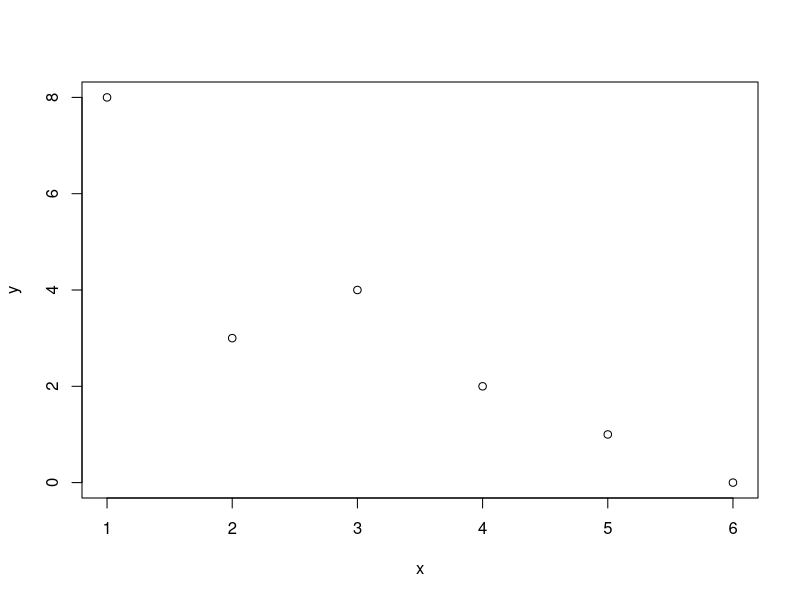
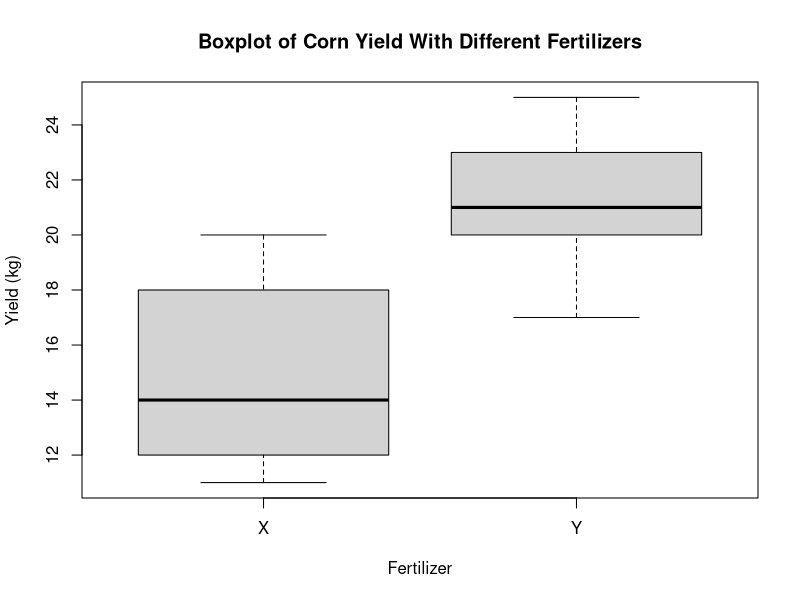
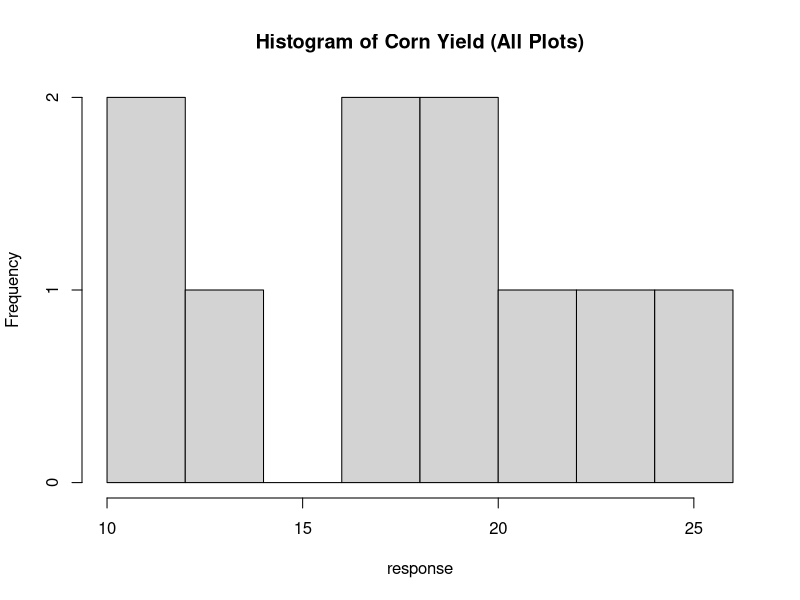
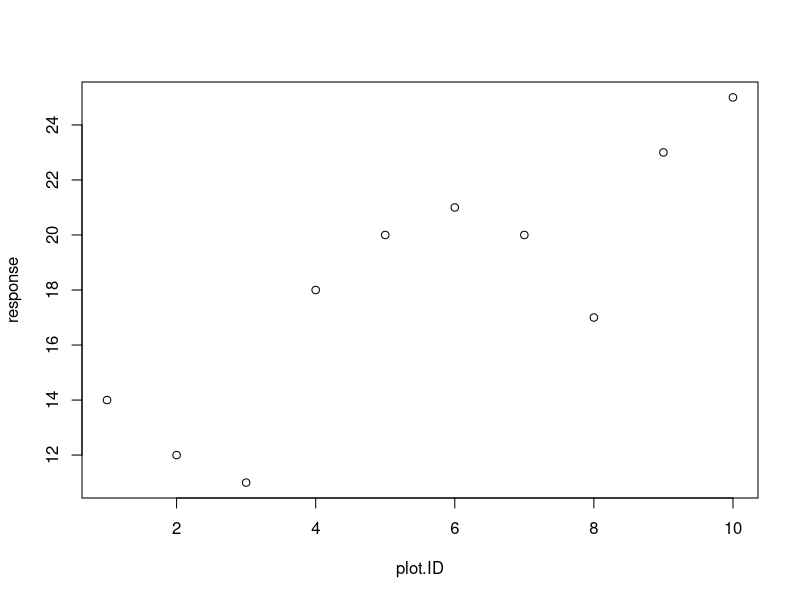

Write the R code that produced these figures, in order.
## ---- chunk 1
x=c(1,2,3,4,5,6)
y=c(8,3,4,2,1,0)
plot(x,y)
## ---- chunk 2
plot.ID=1:10
treatment=c(rep("X",5), rep("Y",5))
response=c(14,12,11,18,20,21,20,17,23,25)
corn.yield=data.frame(plot.ID,treatment,response)
corn.yield
## ---- chunk 3
summary(corn.yield)
## ---- chunk 4
mean(response)
var(response)
mean(response[treatment=='X'])
## ---- chunk 5
boxplot(response~treatment,data=corn.yield,
                    main="Boxplot of Corn Yield With Different Fertilizers",
                    xlab="Fertilizer",
                    ylab="Yield (kg)")
## ---- chunk 6
hist(response,main="Histogram of Corn Yield (All Plots)")
## ---- chunk 7
plot(x=plot.ID,y=response)
